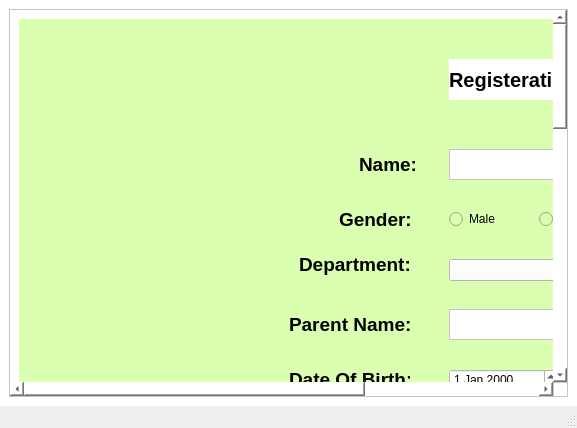
<?xml version="1.0" encoding="UTF-8"?>
<ui version="4.0">
 <class>MainWindow</class>
 <widget class="QMainWindow" name="MainWindow">
  <property name="geometry">
   <rect>
    <x>0</x>
    <y>0</y>
    <width>577</width>
    <height>428</height>
   </rect>
  </property>
  <property name="minimumSize">
   <size>
    <width>500</width>
    <height>0</height>
   </size>
  </property>
  <property name="windowTitle">
   <string>MainWindow</string>
  </property>
  <widget class="QWidget" name="centralwidget">
   <property name="styleSheet">
    <string notr="true">background-color: rgb(219, 255, 219);
background-color: rgb(255, 255, 255);</string>
   </property>
   <layout class="QVBoxLayout" name="verticalLayout">
    <item>
     <widget class="QScrollArea" name="scrollArea">
      <property name="widgetResizable">
       <bool>true</bool>
      </property>
      <widget class="QWidget" name="scrollAreaWidgetContents">
       <property name="geometry">
        <rect>
         <x>-191</x>
         <y>0</y>
         <width>818</width>
         <height>1218</height>
        </rect>
       </property>
       <layout class="QVBoxLayout" name="verticalLayout_2">
        <item>
         <widget class="QWidget" name="widget" native="true">
          <property name="minimumSize">
           <size>
            <width>800</width>
            <height>1200</height>
           </size>
          </property>
          <property name="font">
           <font>
            <pointsize>13</pointsize>
            <bold>true</bold>
           </font>
          </property>
          <property name="styleSheet">
           <string notr="true">background-color: rgb(255, 255, 255);
background-color: rgb(218, 255, 176);</string>
          </property>
          <widget class="QLabel" name="label">
           <property name="geometry">
            <rect>
             <x>430</x>
             <y>40</y>
             <width>211</width>
             <height>41</height>
            </rect>
           </property>
           <property name="font">
            <font>
             <pointsize>15</pointsize>
             <bold>true</bold>
            </font>
           </property>
           <property name="styleSheet">
            <string notr="true">background-color: rgb(255, 255, 255);</string>
           </property>
           <property name="text">
            <string>Registeration Form</string>
           </property>
          </widget>
          <widget class="QLabel" name="label_2">
           <property name="geometry">
            <rect>
             <x>340</x>
             <y>130</y>
             <width>71</width>
             <height>31</height>
            </rect>
           </property>
           <property name="font">
            <font>
             <pointsize>14</pointsize>
             <bold>true</bold>
            </font>
           </property>
           <property name="text">
            <string>Name:</string>
           </property>
          </widget>
          <widget class="QTextEdit" name="textEdit">
           <property name="geometry">
            <rect>
             <x>430</x>
             <y>130</y>
             <width>191</width>
             <height>31</height>
            </rect>
           </property>
           <property name="styleSheet">
            <string notr="true">background-color: rgb(255, 255, 255);</string>
           </property>
          </widget>
          <widget class="QLabel" name="label_3">
           <property name="geometry">
            <rect>
             <x>320</x>
             <y>190</y>
             <width>81</width>
             <height>21</height>
            </rect>
           </property>
           <property name="font">
            <font>
             <pointsize>14</pointsize>
             <bold>true</bold>
            </font>
           </property>
           <property name="text">
            <string>Gender:</string>
           </property>
          </widget>
          <widget class="QRadioButton" name="radioButton">
           <property name="geometry">
            <rect>
             <x>430</x>
             <y>190</y>
             <width>89</width>
             <height>20</height>
            </rect>
           </property>
           <property name="text">
            <string>Male</string>
           </property>
          </widget>
          <widget class="QRadioButton" name="radioButton_2">
           <property name="geometry">
            <rect>
             <x>520</x>
             <y>190</y>
             <width>89</width>
             <height>20</height>
            </rect>
           </property>
           <property name="text">
            <string>Female</string>
           </property>
          </widget>
          <widget class="QLabel" name="label_4">
           <property name="geometry">
            <rect>
             <x>280</x>
             <y>230</y>
             <width>121</width>
             <height>31</height>
            </rect>
           </property>
           <property name="font">
            <font>
             <pointsize>14</pointsize>
             <bold>true</bold>
            </font>
           </property>
           <property name="text">
            <string>Department:</string>
           </property>
          </widget>
          <widget class="QComboBox" name="comboBox">
           <property name="geometry">
            <rect>
             <x>430</x>
             <y>240</y>
             <width>191</width>
             <height>22</height>
            </rect>
           </property>
           <property name="styleSheet">
            <string notr="true">background-color: rgb(255, 255, 255);</string>
           </property>
          </widget>
          <widget class="QLabel" name="label_5">
           <property name="geometry">
            <rect>
             <x>270</x>
             <y>290</y>
             <width>121</width>
             <height>31</height>
            </rect>
           </property>
           <property name="font">
            <font>
             <pointsize>14</pointsize>
             <bold>true</bold>
            </font>
           </property>
           <property name="text">
            <string>Parent Name:</string>
           </property>
          </widget>
          <widget class="QTextEdit" name="textEdit_2">
           <property name="geometry">
            <rect>
             <x>430</x>
             <y>290</y>
             <width>191</width>
             <height>31</height>
            </rect>
           </property>
           <property name="styleSheet">
            <string notr="true">background-color: rgb(255, 255, 255);</string>
           </property>
          </widget>
          <widget class="QLabel" name="label_6">
           <property name="geometry">
            <rect>
             <x>270</x>
             <y>350</y>
             <width>121</width>
             <height>21</height>
            </rect>
           </property>
           <property name="font">
            <font>
             <pointsize>14</pointsize>
             <bold>true</bold>
            </font>
           </property>
           <property name="text">
            <string>Date Of Birth:</string>
           </property>
          </widget>
          <widget class="QDateEdit" name="dateEdit">
           <property name="geometry">
            <rect>
             <x>430</x>
             <y>350</y>
             <width>110</width>
             <height>22</height>
            </rect>
           </property>
           <property name="styleSheet">
            <string notr="true">background-color: rgb(255, 255, 255);</string>
           </property>
          </widget>
          <widget class="QLabel" name="label_7">
           <property name="geometry">
            <rect>
             <x>350</x>
             <y>390</y>
             <width>61</width>
             <height>31</height>
            </rect>
           </property>
           <property name="font">
            <font>
             <pointsize>14</pointsize>
             <bold>true</bold>
            </font>
           </property>
           <property name="text">
            <string>Age:</string>
           </property>
          </widget>
          <widget class="QSpinBox" name="spinBox">
           <property name="geometry">
            <rect>
             <x>430</x>
             <y>400</y>
             <width>61</width>
             <height>22</height>
            </rect>
           </property>
           <property name="styleSheet">
            <string notr="true">background-color: rgb(255, 255, 255);</string>
           </property>
          </widget>
          <widget class="QLabel" name="label_8">
           <property name="geometry">
            <rect>
             <x>340</x>
             <y>440</y>
             <width>61</width>
             <height>21</height>
            </rect>
           </property>
           <property name="font">
            <font>
             <pointsize>14</pointsize>
             <bold>true</bold>
            </font>
           </property>
           <property name="text">
            <string>Email:</string>
           </property>
          </widget>
          <widget class="QTextEdit" name="textEdit_3">
           <property name="geometry">
            <rect>
             <x>430</x>
             <y>440</y>
             <width>191</width>
             <height>31</height>
            </rect>
           </property>
           <property name="styleSheet">
            <string notr="true">background-color: rgb(255, 255, 255);</string>
           </property>
          </widget>
          <widget class="QRadioButton" name="radioButton_3">
           <property name="geometry">
            <rect>
             <x>640</x>
             <y>430</y>
             <width>89</width>
             <height>20</height>
            </rect>
           </property>
           <property name="text">
            <string>Personal</string>
           </property>
          </widget>
          <widget class="QRadioButton" name="radioButton_4">
           <property name="geometry">
            <rect>
             <x>640</x>
             <y>460</y>
             <width>89</width>
             <height>20</height>
            </rect>
           </property>
           <property name="text">
            <string>Office</string>
           </property>
          </widget>
          <widget class="QLabel" name="label_9">
           <property name="geometry">
            <rect>
             <x>320</x>
             <y>650</y>
             <width>81</width>
             <height>21</height>
            </rect>
           </property>
           <property name="font">
            <font>
             <pointsize>14</pointsize>
             <bold>true</bold>
            </font>
           </property>
           <property name="text">
            <string>Cut-Off:</string>
           </property>
          </widget>
          <widget class="QLabel" name="label_10">
           <property name="geometry">
            <rect>
             <x>320</x>
             <y>480</y>
             <width>101</width>
             <height>21</height>
            </rect>
           </property>
           <property name="font">
            <font>
             <pointsize>14</pointsize>
             <bold>true</bold>
            </font>
           </property>
           <property name="text">
            <string>Address:</string>
           </property>
          </widget>
          <widget class="QTextEdit" name="textEdit_5">
           <property name="geometry">
            <rect>
             <x>430</x>
             <y>490</y>
             <width>251</width>
             <height>81</height>
            </rect>
           </property>
           <property name="styleSheet">
            <string notr="true">background-color: rgb(255, 255, 255);</string>
           </property>
          </widget>
          <widget class="QLabel" name="label_11">
           <property name="geometry">
            <rect>
             <x>270</x>
             <y>590</y>
             <width>141</width>
             <height>21</height>
            </rect>
           </property>
           <property name="font">
            <font>
             <pointsize>14</pointsize>
             <bold>true</bold>
            </font>
           </property>
           <property name="text">
            <string>School Name:</string>
           </property>
          </widget>
          <widget class="QTextEdit" name="textEdit_6">
           <property name="geometry">
            <rect>
             <x>430</x>
             <y>590</y>
             <width>291</width>
             <height>41</height>
            </rect>
           </property>
           <property name="styleSheet">
            <string notr="true">background-color: rgb(255, 255, 255);</string>
           </property>
          </widget>
          <widget class="QLabel" name="label_12">
           <property name="geometry">
            <rect>
             <x>430</x>
             <y>690</y>
             <width>81</width>
             <height>21</height>
            </rect>
           </property>
           <property name="font">
            <font>
             <pointsize>14</pointsize>
             <bold>true</bold>
            </font>
           </property>
           <property name="text">
            <string>SSLC:</string>
           </property>
          </widget>
          <widget class="QLabel" name="label_13">
           <property name="geometry">
            <rect>
             <x>590</x>
             <y>690</y>
             <width>81</width>
             <height>21</height>
            </rect>
           </property>
           <property name="font">
            <font>
             <pointsize>14</pointsize>
             <bold>true</bold>
            </font>
           </property>
           <property name="text">
            <string>HSC:</string>
           </property>
          </widget>
          <widget class="QTextEdit" name="textEdit_4">
           <property name="geometry">
            <rect>
             <x>490</x>
             <y>690</y>
             <width>71</width>
             <height>31</height>
            </rect>
           </property>
           <property name="styleSheet">
            <string notr="true">background-color: rgb(255, 255, 255);</string>
           </property>
          </widget>
          <widget class="QTextEdit" name="textEdit_7">
           <property name="geometry">
            <rect>
             <x>650</x>
             <y>690</y>
             <width>71</width>
             <height>31</height>
            </rect>
           </property>
           <property name="styleSheet">
            <string notr="true">background-color: rgb(255, 255, 255);</string>
           </property>
          </widget>
          <widget class="QLabel" name="label_14">
           <property name="geometry">
            <rect>
             <x>260</x>
             <y>740</y>
             <width>151</width>
             <height>21</height>
            </rect>
           </property>
           <property name="font">
            <font>
             <pointsize>14</pointsize>
             <bold>true</bold>
            </font>
           </property>
           <property name="text">
            <string>Year Of Passed:</string>
           </property>
          </widget>
          <widget class="QTextEdit" name="textEdit_8">
           <property name="geometry">
            <rect>
             <x>430</x>
             <y>740</y>
             <width>121</width>
             <height>31</height>
            </rect>
           </property>
           <property name="styleSheet">
            <string notr="true">background-color: rgb(255, 255, 255);</string>
           </property>
          </widget>
          <widget class="QLabel" name="label_15">
           <property name="geometry">
            <rect>
             <x>290</x>
             <y>800</y>
             <width>121</width>
             <height>21</height>
            </rect>
           </property>
           <property name="font">
            <font>
             <pointsize>14</pointsize>
             <bold>true</bold>
            </font>
           </property>
           <property name="text">
            <string>Mobile No:</string>
           </property>
          </widget>
          <widget class="QTextEdit" name="textEdit_9">
           <property name="geometry">
            <rect>
             <x>430</x>
             <y>800</y>
             <width>191</width>
             <height>31</height>
            </rect>
           </property>
           <property name="styleSheet">
            <string notr="true">background-color: rgb(255, 255, 255);</string>
           </property>
          </widget>
          <widget class="QLabel" name="label_16">
           <property name="geometry">
            <rect>
             <x>240</x>
             <y>850</y>
             <width>151</width>
             <height>21</height>
            </rect>
           </property>
           <property name="font">
            <font>
             <pointsize>14</pointsize>
             <bold>true</bold>
            </font>
           </property>
           <property name="text">
            <string>Extra Curricular:</string>
           </property>
          </widget>
          <widget class="QCheckBox" name="checkBox">
           <property name="geometry">
            <rect>
             <x>430</x>
             <y>850</y>
             <width>76</width>
             <height>20</height>
            </rect>
           </property>
           <property name="text">
            <string>NSS</string>
           </property>
          </widget>
          <widget class="QCheckBox" name="checkBox_2">
           <property name="geometry">
            <rect>
             <x>560</x>
             <y>850</y>
             <width>76</width>
             <height>20</height>
            </rect>
           </property>
           <property name="text">
            <string>NCC</string>
           </property>
          </widget>
          <widget class="QCheckBox" name="checkBox_3">
           <property name="geometry">
            <rect>
             <x>430</x>
             <y>890</y>
             <width>76</width>
             <height>20</height>
            </rect>
           </property>
           <property name="text">
            <string>SPORTS</string>
           </property>
          </widget>
          <widget class="QCheckBox" name="checkBox_4">
           <property name="geometry">
            <rect>
             <x>560</x>
             <y>890</y>
             <width>76</width>
             <height>20</height>
            </rect>
           </property>
           <property name="text">
            <string>OTHERS</string>
           </property>
          </widget>
          <widget class="QLabel" name="label_17">
           <property name="geometry">
            <rect>
             <x>300</x>
             <y>930</y>
             <width>121</width>
             <height>21</height>
            </rect>
           </property>
           <property name="font">
            <font>
             <pointsize>14</pointsize>
             <bold>true</bold>
            </font>
           </property>
           <property name="text">
            <string>Hobbies:</string>
           </property>
          </widget>
          <widget class="QTextEdit" name="textEdit_10">
           <property name="geometry">
            <rect>
             <x>430</x>
             <y>930</y>
             <width>231</width>
             <height>61</height>
            </rect>
           </property>
           <property name="styleSheet">
            <string notr="true">background-color: rgb(255, 255, 255);</string>
           </property>
          </widget>
          <widget class="QPushButton" name="pushButton">
           <property name="geometry">
            <rect>
             <x>340</x>
             <y>1080</y>
             <width>91</width>
             <height>24</height>
            </rect>
           </property>
           <property name="font">
            <font>
             <pointsize>14</pointsize>
             <bold>true</bold>
            </font>
           </property>
           <property name="styleSheet">
            <string notr="true">background-color: rgb(255, 255, 255);</string>
           </property>
           <property name="text">
            <string>SUBMIT</string>
           </property>
          </widget>
          <widget class="QPushButton" name="pushButton_2">
           <property name="geometry">
            <rect>
             <x>490</x>
             <y>1080</y>
             <width>91</width>
             <height>24</height>
            </rect>
           </property>
           <property name="font">
            <font>
             <pointsize>14</pointsize>
             <bold>true</bold>
            </font>
           </property>
           <property name="styleSheet">
            <string notr="true">background-color: rgb(255, 255, 255);</string>
           </property>
           <property name="text">
            <string>RESET</string>
           </property>
          </widget>
          <widget class="QCommandLinkButton" name="commandLinkButton">
           <property name="geometry">
            <rect>
             <x>400</x>
             <y>1150</y>
             <width>185</width>
             <height>41</height>
            </rect>
           </property>
           <property name="text">
            <string>HELP</string>
           </property>
          </widget>
         </widget>
        </item>
       </layout>
      </widget>
     </widget>
    </item>
   </layout>
  </widget>
  <widget class="QMenuBar" name="menubar">
   <property name="geometry">
    <rect>
     <x>0</x>
     <y>0</y>
     <width>577</width>
     <height>22</height>
    </rect>
   </property>
  </widget>
  <widget class="QStatusBar" name="statusbar"/>
 </widget>
 <resources/>
 <connections/>
</ui>
